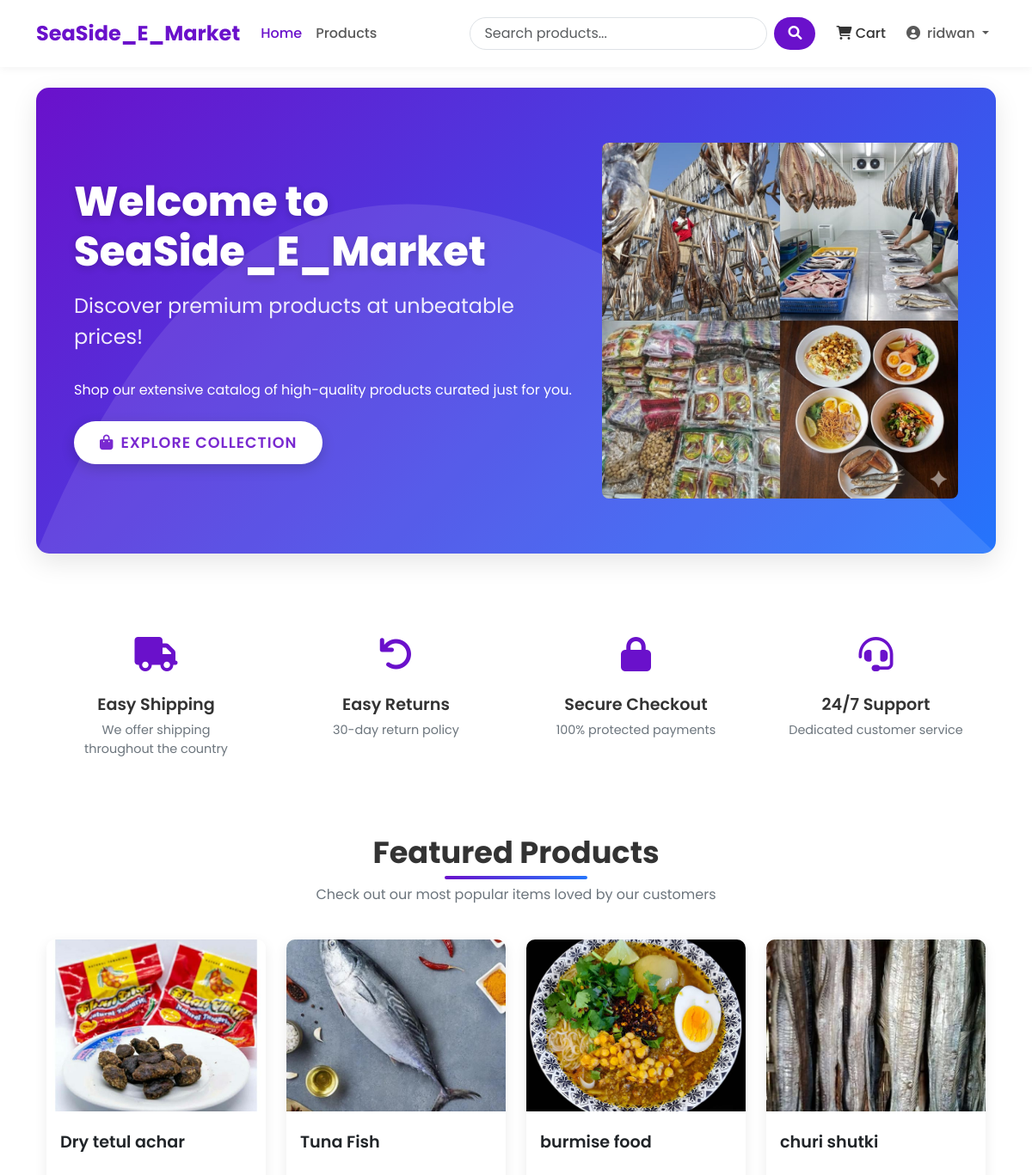
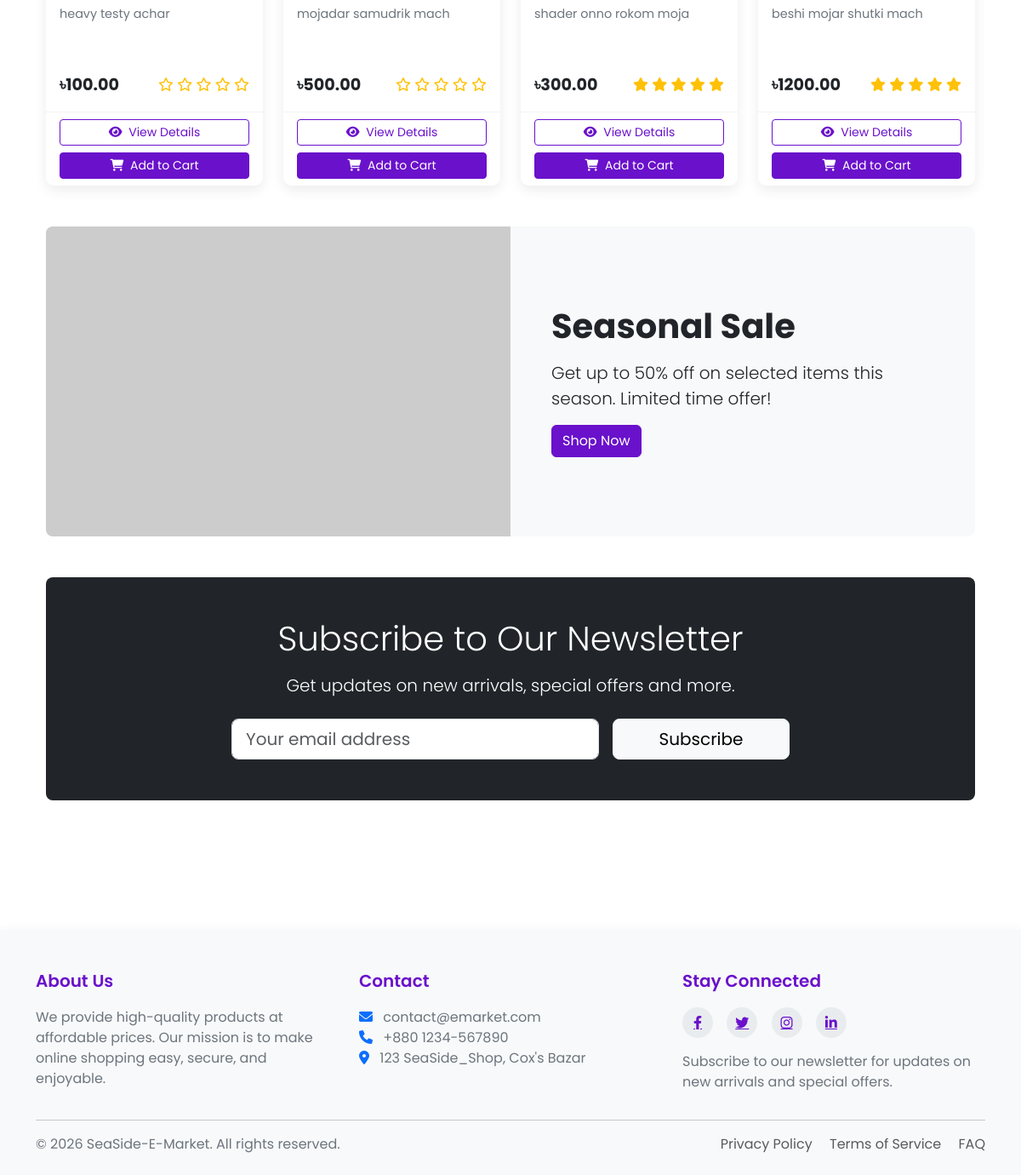
The app's page / (signed in) with its own data (2 pictures, top to bottom).
### SeaSide_Shop/models.py (models this page shows, shortened)
class Product(models.Model):
    name = models.CharField(max_length=100)
    slug = models.SlugField(max_length=200, unique=True)
    category = models.ForeignKey(Category, on_delete=models.CASCADE, related_name='products')
    description = models.TextField()
    price = models.DecimalField(max_digits=10, decimal_places=2) # 405.99
    stock = models.PositiveBigIntegerField(default=1)
    available = models.BooleanField(default=True)
    created_at = models.DateTimeField(auto_now_add=True)
    updated_at = models.DateTimeField(auto_now=True)
    image = models.ImageField(upload_to='products/%Y/%m/%d') # products/25/10/2025
    def average_rating(self):
        ratings = self.ratings.all()
        if ratings.count() > 0:
            return sum([i.rating for i in ratings])/ratings.count()
        return 0

### SeaSide_Shop/views.py (the view)
# urls.py: 2. Add a URL to urlpatterns:  path('', views.home, name='home')
def home(request):
    featured_products = Product.objects.filter(available=True).order_by('-created_at')[:8] # descending order
    categories = Category.objects.all()
    return render(request, 'SeaSide_Shop/home.html', {'featured_products' : featured_products, 'categories' : categories})

### SeaSide_Shop/context_processors.py (called while the page is built)
def cart_items_count(request):
    if request.user.is_authenticated:
        try:
            cart = Cart.objects.get(user=request.user)
            return {'cart_items_count' : cart.get_total_items()}
        except Cart.DoesNotExist:
            return {'cart_items_count' : 0}
    return {'cart_items_count' : 0}

### SeaSide_Shop/models.py (called while the page is built)
    def get_total_items(self):
        return sum(item.quantity for item in self.items.all())

### templates/SeaSide_Shop/home.html (shortened to what this page needs)
{% extends 'base.html' %}
{% load static %}
{% block content %}
<div class="hero-section">
    <div class="container">
        <div class="row align-items-center">
            <div class="col-lg-7">
                <h1 class="hero-title">Welcome to SeaSide_E_Market</h1>
                <p class="hero-subtitle">Discover premium products at unbeatable prices!</p>
                <p class="mb-4">Shop our extensive catalog of high-quality products curated just for you.</p>
                <a class="btn hero-btn" href="{% url 'product_list' %}">
                    <i class="fas fa-shopping-bag me-2"></i>Explore Collection
                </a>
            </div>
            <div class="col-lg-5 d-none d-lg-block">
                <div class="text-center">
                    <img src="{% static 'welcome.jpg' %}" alt="Welcome to SeaSide E-market" class="img-fluid rounded-3">
                </div>
            </div>
        </div>
    </div>
</div>
<div class="container mb-5">
    <div class="row g-4">
        <div class="col-md-3">
            <div class="feature-item">
                <div class="feature-icon">
                    <i class="fas fa-truck"></i>
                </div>
                <h3 class="feature-title">Easy Shipping</h3>
                <p class="feature-desc">We offer shipping throughout the country</p>
            </div>
        </div>
        <div class="col-md-3">
            <div class="feature-item">
                <div class="feature-icon">
                    <i class="fas fa-undo"></i>
                </div>
                <h3 class="feature-title">Easy Returns</h3>
                <p class="feature-desc">30-day return policy</p>
            </div>
        </div>
        <div class="col-md-3">
            <div class="feature-item">
                <div class="feature-icon">
                    <i class="fas fa-lock"></i>
                </div>
                <h3 class="feature-title">Secure Checkout</h3>
                <p class="feature-desc">100% protected payments</p>
            </div>
        </div>
        <div class="col-md-3">
            <div class="feature-item">
                <div class="feature-icon">
                    <i class="fas fa-headset"></i>
                </div>
                <h3 class="feature-title">24/7 Support</h3>
                <p class="feature-desc">Dedicated customer service</p>
            </div>
        </div>
    </div>
</div>
<div class="container">
    <div class="section-header">
        <h2 class="section-title">Featured Products</h2>
        <p class="section-subtitle">Check out our most popular items loved by our customers</p>
    </div>
    <div class="row row-cols-1 row-cols-md-2 row-cols-lg-4 g-4">
        {% for product in featured_products %}
        <div class="col">
            <div class="card h-100 product-card">
                <div class="product-img-container">
                    {% if product.image %}
                    <img src="{{ product.image.url }}" class="product-img" alt="{{ product.name }}">
                    {% else %}
                    <div class="bg-light text-center p-5">
                        <i class="fas fa-image fa-3x text-muted"></i>
                    </div>
                    {% endif %}
                </div>
                <div class="card-body">
                    <h5 class="product-title">{{ product.name }}</h5>
                    <p class="product-desc">{{ product.description|truncatechars:100 }}</p>
                    <div class="d-flex justify-content-between align-items-center">
                        <span class="product-price">৳{{ product.price }}</span>
                        <div class="rating">
                            {% for i in "12345" %}
                            {% if forloop.counter <= product.average_rating %}
                            <i class="fas fa-star"></i>
                            {% else %}
                            <i class="far fa-star"></i>
                            {% endif %}
                            {% endfor %}
                        </div>
                    </div>
                </div>
                <div class="card-footer">
                    <div class="d-grid gap-2">
                        <a href="{% url 'product_detail' product.slug %}" class="btn btn-sm btn-outline-primary">
                            <i class="fas fa-eye me-1"></i> View Details
                        </a>
                        <form action="{% url 'cart_add' product.id %}" method="post">
                            <button type="submit" class="btn btn-sm btn-primary w-100">
                                <i class="fas fa-shopping-cart me-1"></i> Add to Cart
                            </button>
                        </form>
                    </div>
                </div>
            </div>
        </div>
        {% empty %}
        <div class="col-12">
            <div class="alert alert-info">No featured products available at the moment.</div>
        </div>
        {% endfor %}
    </div>
</div>
<div class="container mt-5 mb-5">
    <div class="card border-0 bg-light rounded-3 overflow-hidden">
        <div class="row g-0">
            <div class="col-md-6 d-none d-md-block">
 <img src="https://placehold.co/600x400/2575fc/FFFFFF.png?text=Seasonal+Sale+50%+Off" alt="Seasonal sale" class="img-fluid" style="height: 100%; object-fit: cover;">            </div>
            <div class="col-md-6 p-5 d-flex align-items-center">
                <div>
                    <h3 class="display-6 fw-bold mb-3">Seasonal Sale</h3>
                    <p class="lead">Get up to 50% off on selected items this season. Limited time offer!</p>
                    <a href="{% url 'product_list' %}" class="btn btn-primary">Shop Now</a>
                </div>
            </div>
        </div>
    </div>
</div>
<div class="container my-5">
    <div class="card border-0 bg-dark text-white p-5 rounded-3">
        <div class="row justify-content-center">
            <div class="col-md-8 text-center">
                <h3 class="display-6 mb-3">Subscribe to Our Newsletter</h3>
                <p class="lead mb-4">Get updates on new arrivals, special offers and more.</p>
                <form class="row g-3 justify-content-center">
                    <div class="col-md-8">
                        <input type="email" class="form-control form-control-lg" placeholder="Your email address">
                    </div>
                    <div class="col-md-4">
                        <button type="submit" class="btn btn-light btn-lg w-100">Subscribe</button>
                    </div>
                </form>
            </div>
        </div>
    </div>
</div>
{% endblock %}

### templates/base.html (shortened to what this page needs)
<!DOCTYPE html>
<html lang="en">
<head>
    <link href="https://cdn.jsdelivr.net/npm/bootstrap@5.3.0/dist/css/bootstrap.min.css" rel="stylesheet">
    <link rel="stylesheet" href="https://cdnjs.cloudflare.com/ajax/libs/font-awesome/6.0.0/css/all.min.css">
    {% load static %}
</head>
<body>
    <header>
        <nav class="navbar navbar-expand-lg navbar-light bg-white">
            <div class="container">
                <a class="navbar-brand" href="{% url 'home' %}">SeaSide_E_Market</a>
                <div class="collapse navbar-collapse" id="navbarNav">
                    <ul class="navbar-nav me-auto mb-2 mb-lg-0">
                        <li class="nav-item {% if request.path == '/' %}active{% endif %}">
                            <a class="nav-link" href="{% url 'home' %}">Home</a>
                        </li>
                        <li class="nav-item {% if '/products/' in request.path %}active{% endif %}">
                            <a class="nav-link" href="{% url 'product_list' %}">Products</a>
                        </li>
                    </ul>
                    <form class="d-flex search-box me-3" action="{% url 'product_list' %}" method="get">
                        <input class="form-control search-input me-2" type="search" name="search" placeholder="Search products..." aria-label="Search">
                        <button class="btn search-btn" type="submit">
                            <i class="fas fa-search"></i>
                        </button>
                    </form>
                    <ul class="navbar-nav">
                        <li class="nav-item me-2">
                            <a class="nav-link cart-btn" href="{% url 'cart_detail' %}">
                                <i class="fas fa-shopping-cart"></i> Cart
                            </a>
                        </li>
                        {% if user.is_authenticated %}
                            <li class="nav-item dropdown">
                                <a class="nav-link dropdown-toggle" href="#" id="navbarDropdown" role="button"
                                   data-bs-toggle="dropdown" aria-expanded="false">
                                    <i class="fas fa-user-circle me-1"></i> {{ user.username }}
                                </a>
                            </li>
                        {% endif %}
                    </ul>
                </div>
            </div>
        </nav>
    </header>
    <main class="container my-4">
        {% block content %}{% endblock %}
    </main>
    <footer>
        <div class="container">
            <div class="row">
                <div class="col-md-4 mb-4 mb-md-0">
                    <h5>About Us</h5>
                    <p>We provide high-quality products at affordable prices. Our mission is to make online shopping easy, secure, and enjoyable.</p>
                </div>
                <div class="col-md-4 mb-4 mb-md-0">
                    <h5>Contact</h5>
                    <p>
                        <i class="fas fa-envelope me-2 text-primary"></i> contact@emarket.com<br>
                        <i class="fas fa-phone me-2 text-primary"></i> +880 1234-567890<br>
                        <i class="fas fa-map-marker-alt me-2 text-primary"></i> 123 SeaSide_Shop, Cox's Bazar
                    </p>
                </div>
                <div class="col-md-4">
                    <h5>Stay Connected</h5>
                    <div class="social-icons mb-3">
                        <a href="#"><i class="fab fa-facebook-f"></i></a>
                        <a href="#"><i class="fab fa-twitter"></i></a>
                        <a href="#"><i class="fab fa-instagram"></i></a>
                        <a href="#"><i class="fab fa-linkedin-in"></i></a>
                    </div>
                    <p>Subscribe to our newsletter for updates on new arrivals and special offers.</p>
                </div>
            </div>
            <hr>
            <div class="row mt-3">
                <div class="col-md-6 mb-2 mb-md-0">
                    <p class="mb-0">&copy; {% now "Y" %} SeaSide-E-Market. All rights reserved.</p>
                </div>
                <div class="col-md-6 text-md-end">
                    <p class="mb-0">
                        <a href="#" class="text-decoration-none me-3 text-muted">Privacy Policy</a>
                        <a href="#" class="text-decoration-none me-3 text-muted">Terms of Service</a>
                        <a href="#" class="text-decoration-none text-muted">FAQ</a>
                    </p>
                </div>
            </div>
        </div>
    </footer>
</body>
</html>

### templates/SeaSide_Shop/home.html (style rules this page uses)
.hero-section { background: linear-gradient(135deg, #6a11cb 0%, #2575fc 100%); color: white; border-radius: 15px; overflow: hidden; position: relative; padding: 4rem 2rem; margin-bottom: 4rem; box-shadow: 0 10px 30px rgba(0, 0, 0, 0.1); }
.hero-section::before { content: ""; position: absolute; top: 0; left: 0; width: 100%; height: 100%; background-size: 100% 100%; }
.hero-title { font-weight: 800; font-size: 3rem; margin-bottom: 1rem; text-shadow: 0 2px 10px rgba(0, 0, 0, 0.2); }
.hero-subtitle { font-size: 1.5rem; margin-bottom: 2rem; opacity: 0.9; }
.hero-btn { padding: 12px 30px; font-size: 1.1rem; text-transform: uppercase; font-weight: 600; letter-spacing: 1px; border-radius: 50px; transition: all 0.3s ease; box-shadow: 0 5px 15px rgba(0, 0, 0, 0.2); background-color: white; color: #6a11cb; border: none; }
.section-header { text-align: center; margin-bottom: 2.5rem; position: relative; }
.section-title { font-weight: 700; font-size: 2.2rem; color: #333; margin-bottom: 1rem; position: relative; display: inline-block; }
.section-title:after { content: ''; position: absolute; width: 50%; height: 4px; background: linear-gradient(to right, #6a11cb, #2575fc); bottom: -10px; left: 25%; border-radius: 10px; }
.section-subtitle { color: #6c757d; max-width: 600px; margin: 0 auto; }
.product-card { border: none; border-radius: 15px; overflow: hidden; transition: all 0.3s ease; box-shadow: 0 5px 15px rgba(0, 0, 0, 0.05); }
.product-img-container { height: 200px; overflow: hidden; position: relative; }
.product-img { width: 100%; height: 100%; object-fit: cover; transition: transform 0.5s ease; }
.product-title { font-weight: 600; font-size: 1.2rem; margin-top: 0.5rem; overflow: hidden; text-overflow: ellipsis; display: -webkit-box; -webkit-line-clamp: 2; -webkit-box-orient: vertical; height: 3rem; }
.product-desc { color: #6c757d; font-size: 0.9rem; margin-bottom: 1rem; overflow: hidden; text-overflow: ellipsis; display: -webkit-box; -webkit-line-clamp: 3; -webkit-box-orient: vertical; height: 4rem; }
.product-price { font-weight: 700; color: #212529; font-size: 1.2rem; }
.rating { color: #ffc107; }
.card-footer { background-color: white; border-top: 1px solid rgba(0, 0, 0, 0.05); }
.btn-outline-primary { border-color: #6a11cb; color: #6a11cb; }
.btn-primary { background-color: #6a11cb; border-color: #6a11cb; }
.feature-item { text-align: center; padding: 1.5rem; }
.feature-icon { font-size: 2.5rem; margin-bottom: 1rem; color: #6a11cb; }
.feature-title { font-weight: 600; font-size: 1.2rem; margin-bottom: 0.5rem; }
.feature-desc { color: #6c757d; font-size: 0.9rem; }

### records on screen
Product: image (picture), name "Dry tetul achar", description "heavy testy achar", price "100.00"
Product: image (picture), name "Tuna Fish", description "mojadar samudrik mach", price "500.00"
Product: image (picture), name "burmise food", description "shader onno rokom moja", price "300.00"
Product: image (picture), name "churi shutki", description "beshi mojar shutki mach", price "1200.00"

### other values on screen
{{ user.username }} "ridwan"
